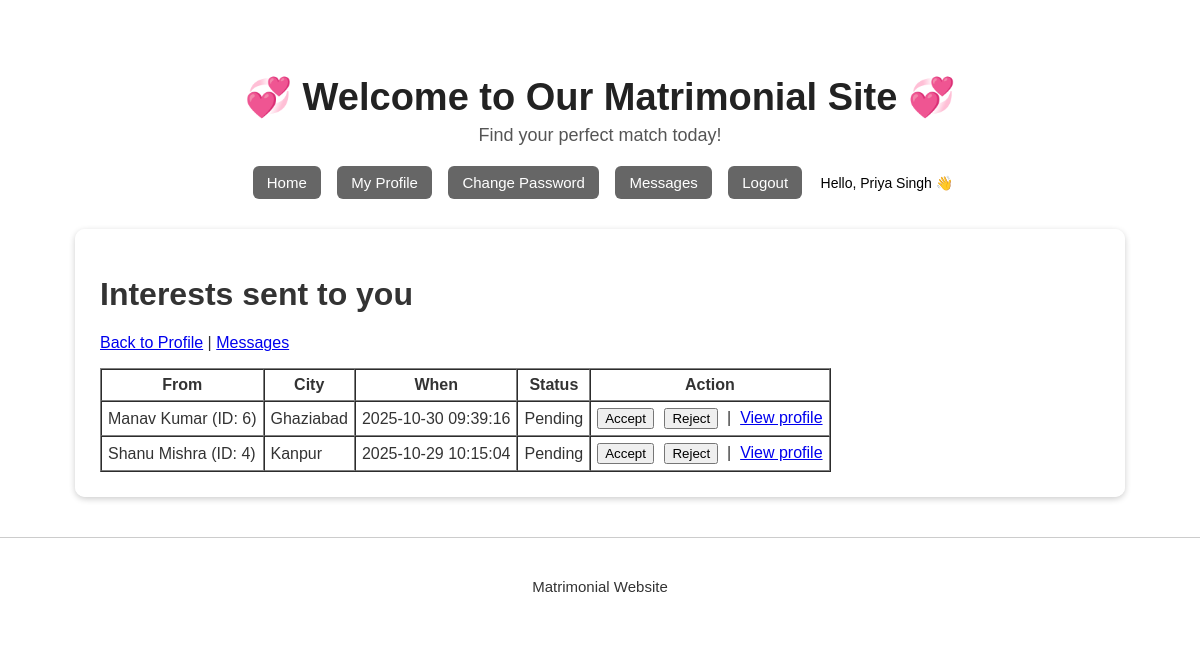
Page /received_interests.php (signed in) on the committed database.
### tables this page shows
CREATE TABLE `users` (
  `id` int(11) NOT NULL,
  `name` varchar(191) NOT NULL,
  `email` varchar(191) NOT NULL,
  `password` varchar(255) NOT NULL,
  `gender` varchar(20) DEFAULT NULL,
  `dob` date DEFAULT NULL,
  `religion` varchar(100) DEFAULT NULL,
  `caste` varchar(100) DEFAULT NULL,
  `city` varchar(120) DEFAULT NULL,
  `state` varchar(120) DEFAULT NULL,
  `country` varchar(120) DEFAULT NULL,
  `phone` varchar(30) DEFAULT NULL,
  `about` text DEFAULT NULL,
  `is_approved` tinyint(1) DEFAULT 0,
  `created_at` datetime DEFAULT current_timestamp(),
  `marital_status` enum('Single','Engaged','Married') NOT NULL DEFAULT 'Single',
  `married_to` int(11) DEFAULT NULL
);

CREATE TABLE `interests` (
  `id` int(11) NOT NULL,
  `sender_id` int(11) NOT NULL,
  `receiver_id` int(11) NOT NULL,
  `status` enum('Pending','Accepted','Rejected') DEFAULT 'Pending',
  `created_at` datetime DEFAULT current_timestamp()
);

### auth.php (called while the page is built, shortened)
<?php
require_once __DIR__ . "/db.php";
function is_logged_in()
{
    return !empty($_SESSION["user_id"]);
}
function current_user()
{
    global $pdo;
    $stmt1 = $pdo->prepare(
        "SELECT id, name, email, gender, dob, city, about, is_approved FROM users WHERE id = ?"
    );
    $stmt1->execute([$_SESSION["user_id"]]);
    return $stmt1->fetch();
}
global $pdo;
$stmt1 = $pdo->prepare(
    "SELECT id,name,email,city,is_approved FROM users WHERE id=?"
);
$stmt1->execute([$_SESSION["user_id"]]);
return $stmt1->fetch();

### received_interests.php (the view, shortened to what this page needs)
<?php
require_once __DIR__ . '/src/auth.php';
$user = current_user();
$uid = $user['id'];
$stmt = $pdo->prepare('
  SELECT i.id, i.sender_id, i.receiver_id, i.status, i.created_at, u.name AS sender_name, u.city AS sender_city
  FROM interests i
  JOIN users u ON u.id = i.sender_id
  WHERE i.receiver_id = ?
  ORDER BY i.created_at DESC
');
$stmt->execute([$uid]);
$interests = $stmt->fetchAll();
?>
<?php include 'header.php'; ?>
  <h1>Interests sent to you</h1>
  <p><a href="profile.php">Back to Profile</a> | <a href="messages.php">Messages</a></p>
  <?php if(empty($interests)): ?>
    <p>No interest requests yet.</p>
  <?php else: ?>
    <table border="1" cellpadding="6" cellspacing="0">
      <tr><th>From</th><th>City</th><th>When</th><th>Status</th><th>Action</th></tr>
      <?php foreach($interests as $it): ?>
        <tr>
          <td><?php echo htmlspecialchars($it['sender_name']); ?> (ID: <?php echo $it['sender_id']; ?>)</td>
          <td><?php echo htmlspecialchars($it['sender_city']); ?></td>
          <td><?php echo $it['created_at']; ?></td>
          <td><?php echo htmlspecialchars($it['status']); ?></td>
          <td>
            <?php if($it['status'] === 'Pending'): ?>
              <form method="post" action="respond_interest.php" style="display:inline">
                <button name="action" value="Accepted" onclick="return confirm('Accept this interest?')">Accept</button>
              </form>
              <form method="post" action="respond_interest.php" style="display:inline; margin-left:6px;">
                <button name="action" value="Rejected" onclick="return confirm('Reject this interest?')">Reject</button>
              </form>
            <?php else: ?>
              <em><?php echo htmlspecialchars($it['status']); ?></em>
            <?php endif; ?>
            &nbsp;|&nbsp;
            <a href="profile.php?id=<?php echo $it['sender_id']; ?>">View profile</a>
          </td>
        </tr>
      <?php endforeach; ?>
    </table>
  <?php endif; ?>
<?php include 'footer.php'; ?>

### header.php (shortened to what this page needs)
<?php
require_once __DIR__ . '/src/auth.php';
$logged_in = is_logged_in();
 $user = $logged_in ? current_user() : null;
$is_admin = !empty($_SESSION['admin_id']);
?>
<!doctype html>
<html lang="en">
<head>
</head>
<body>
  <header>
    <h1>💞 Welcome to Our Matrimonial Site 💞</h1>
    <p>Find your perfect match today!</p>
    <div class="nav">
      <a href="index.php">Home</a>
      <?php if (!$logged_in && !$is_admin): ?>
        <a href="register.php">Register</a>
        <a href="login.php">Login</a>
        <a href="admin/login.php">Admin</a>
      <?php elseif ($is_admin): ?>
        <a href="admin/index.php">Admin Dashboard</a>
        <a href="admin/logout.php">Logout</a>
      <?php else: ?>
        <a href="profile.php">My Profile</a>
        <a href="change_password.php">Change Password</a>
        <a href="messages.php">Messages</a>
        <a href="logout.php">Logout</a>
        <span class="greet" style="color: black;">Hello, <?php echo htmlspecialchars($user['name'] ?? ''); ?> 👋</span>
      <?php endif; ?>
    </div>
  </header>
  <main>

### header.php (style rules this page uses)
html, body { height: 100%; margin: 0; font-family: Arial, sans-serif; background: url('images/bg-main.jpg') no-repeat center center fixed; background-size: cover; color: #333; }
body::before { content: ''; position: fixed; top: 0; left: 0; right: 0; bottom: 0; background: rgba(255,255,255,0.65); z-index: 0; }
header, main, footer { position: relative; z-index: 1; }
header { text-align: center; padding: 50px 20px 30px; }
header h1 { font-size: 38px; color: #222; margin-bottom: 6px; }
header p { font-size: 18px; color: #555; margin-top: 0; }
.nav { margin-top: 20px; }
.nav a, .nav .label { display: inline-block; margin: 0 6px; background: rgba(0,0,0,0.6); color: #fff; text-decoration: none; padding: 8px 14px; border-radius: 6px; font-size: 15px; transition: background 0.3s; }
main { max-width: 1000px; margin: 0 auto; padding: 25px; background: rgba(255, 255, 255, 0.92); border-radius: 10px; box-shadow: 0 2px 6px rgba(0,0,0,0.2); }
.greet { display: inline-block; margin-left: 8px; font-size: 14px; color: #fff; }

### rows in the picture
users: name "Priya Singh"
interests: sender.name "Manav Kumar", sender "6", sender.city "Ghaziabad", created_at "2025-10-30 09:39:16", status "Pending"
interests: sender.name "Shanu Mishra", sender "4", sender.city "Kanpur", created_at "2025-10-29 10:15:04", status "Pending"
